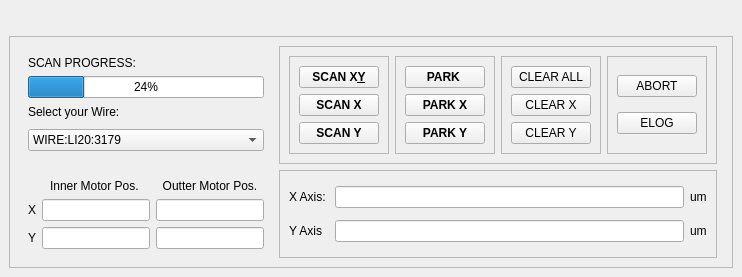
     <widget class="QWidget" name="SingleWire">
      <attribute name="title">
       <string>Single Wire </string>
      </attribute>
      <layout class="QVBoxLayout" name="singleWirePageLayout">
       <property name="spacing">
        <number>9</number>
       </property>
       <property name="leftMargin">
        <number>9</number>
       </property>
       <property name="topMargin">
        <number>9</number>
       </property>
       <property name="rightMargin">
        <number>9</number>
       </property>
       <property name="bottomMargin">
        <number>9</number>
       </property>
       <item>
        <widget class="QFrame" name="Plotframe">
         <property name="styleSheet">
          <string notr="true">QFrame {
    border: none;
    border-radius: 8px;
}</string>
         </property>
         <property name="frameShape">
          <enum>QFrame::StyledPanel</enum>
         </property>
         <property name="frameShadow">
          <enum>QFrame::Raised</enum>
         </property>
         <layout class="QVBoxLayout" name="singleWirePlotLayout">
          <property name="spacing">
           <number>9</number>
          </property>
          <property name="leftMargin">
           <number>9</number>
          </property>
          <property name="topMargin">
           <number>9</number>
          </property>
          <property name="rightMargin">
           <number>9</number>
          </property>
          <property name="bottomMargin">
           <number>9</number>
          </property>
          <item>
           <layout class="QHBoxLayout" name="singleWirePlotRow">
            <property name="spacing">
             <number>9</number>
            </property>
            <property name="leftMargin">
             <number>0</number>
            </property>
            <property name="topMargin">
             <number>0</number>
            </property>
            <property name="rightMargin">
             <number>0</number>
            </property>
            <property name="bottomMargin">
             <number>0</number>
            </property>
            <item>
             <widget class="QFrame" name="SingleWirePlot_X">
              <property name="styleSheet">
               <string notr="true">QFrame {
    border: none;
    border-radius: 8px;
}</string>
              </property>
              <property name="frameShape">
               <enum>QFrame::StyledPanel</enum>
              </property>
              <property name="frameShadow">
               <enum>QFrame::Raised</enum>
              </property>
             </widget>
            </item>
           </layout>
          </item>
         </layout>
        </widget>
       </item>
       <item>
        <widget class="QFrame" name="frame_3">
         <property name="minimumSize">
          <size>
           <width>0</width>
           <height>220</height>
          </size>
         </property>
         <property name="maximumSize">
          <size>
           <width>16777215</width>
           <height>300</height>
          </size>
         </property>
         <property name="frameShape">
          <enum>QFrame::StyledPanel</enum>
         </property>
         <property name="frameShadow">
          <enum>QFrame::Raised</enum>
         </property>
         <layout class="QGridLayout" name="gridLayout_5">
          <item row="2" column="1">
           <widget class="QFrame" name="frame">
            <property name="frameShape">
             <enum>QFrame::StyledPanel</enum>
            </property>
            <property name="frameShadow">
             <enum>QFrame::Raised</enum>
            </property>
            <layout class="QGridLayout" name="gridLayout_4">
             <item row="2" column="0">
              <widget class="QLabel" name="Y_label_size">
               <property name="text">
                <string>Y Axis </string>
               </property>
              </widget>
             </item>
             <item row="1" column="0">
              <widget class="QLabel" name="X_label_size">
               <property name="text">
                <string>X Axis: </string>
               </property>
              </widget>
             </item>
             <item row="1" column="2">
              <widget class="QLabel" name="xunit">
               <property name="text">
                <string>um</string>
               </property>
              </widget>
             </item>
             <item row="1" column="1">
              <widget class="QLineEdit" name="X_Size"/>
             </item>
             <item row="2" column="2">
              <widget class="QLabel" name="yunit">
               <property name="text">
                <string>um</string>
               </property>
              </widget>
             </item>
             <item row="2" column="1">
              <widget class="QLineEdit" name="Y_Size"/>
             </item>
            </layout>
           </widget>
          </item>
          <item row="2" column="0">
           <widget class="QFrame" name="MotorFrame">
            <property name="styleSheet">
             <string notr="true">QFrame {
    border: none;
    border-radius: 8px;
}</string>
            </property>
            <property name="frameShape">
             <enum>QFrame::StyledPanel</enum>
            </property>
            <property name="frameShadow">
             <enum>QFrame::Raised</enum>
            </property>
            <layout class="QGridLayout" name="gridLayout_3">
             <item row="1" column="1">
              <widget class="QLineEdit" name="InnerposX"/>
             </item>
             <item row="1" column="2">
              <widget class="QLineEdit" name="OutterposX"/>
             </item>
             <item row="1" column="0">
              <widget class="QLabel" name="X_label">
               <property name="text">
                <string>X</string>
               </property>
              </widget>
             </item>
             <item row="2" column="1">
              <widget class="QLineEdit" name="InnerposY"/>
             </item>
             <item row="2" column="2">
              <widget class="QLineEdit" name="OutterposY"/>
             </item>
             <item row="2" column="0">
              <widget class="QLabel" name="Y_label">
               <property name="text">
                <string>Y</string>
               </property>
              </widget>
             </item>
             <item row="0" column="2">
              <widget class="QLabel" name="Outter_Label">
               <property name="styleSheet">
                <string notr="true">QFrame#frame_7 {
    min-width: 400px;
    min-height: 300px;

    border: none;
}</string>
               </property>
               <property name="text">
                <string>Outter Motor Pos.</string>
               </property>
               <property name="alignment">
                <set>Qt::AlignCenter</set>
               </property>
              </widget>
             </item>
             <item row="0" column="1">
              <widget class="QLabel" name="Inner_Label">
               <property name="text">
                <string>Inner Motor Pos. </string>
               </property>
               <property name="alignment">
                <set>Qt::AlignCenter</set>
               </property>
              </widget>
             </item>
            </layout>
           </widget>
          </item>
          <item row="0" column="2" rowspan="3">
           <widget class="QFrame" name="ButtonsFrame">
            <property name="frameShape">
             <enum>QFrame::StyledPanel</enum>
            </property>
            <property name="frameShadow">
             <enum>QFrame::Raised</enum>
            </property>
            <widget class="QPushButton" name="ElogPush">
             <property name="geometry">
              <rect>
               <x>12</x>
               <y>2</y>
               <width>91</width>
               <height>141</height>
              </rect>
             </property>
             <property name="minimumSize">
              <size>
               <width>91</width>
               <height>36</height>
              </size>
             </property>
             <property name="font">
              <font>
               <weight>75</weight>
               <bold>true</bold>
              </font>
             </property>
             <property name="styleSheet">
              <string notr="true">QPushButton#l2XElogPush,
QPushButton#l2XAbortPush {
    min-width: 250px;
    max-width: 280px;
    min-height: 500px;
    max-height: 600px;
}
</string>
             </property>
             <property name="text">
              <string>ELOG -&gt;</string>
             </property>
            </widget>
            <widget class="QPushButton" name="AbortPush">
             <property name="geometry">
              <rect>
               <x>12</x>
               <y>152</y>
               <width>91</width>
               <height>121</height>
              </rect>
             </property>
             <property name="minimumSize">
              <size>
               <width>91</width>
               <height>36</height>
              </size>
             </property>
             <property name="maximumSize">
              <size>
               <width>91</width>
               <height>16777215</height>
              </size>
             </property>
             <property name="font">
              <font>
               <weight>75</weight>
               <bold>true</bold>
              </font>
             </property>
             <property name="styleSheet">
              <string notr="true">QFrame {
    border: none;
    border-radius: 8px;
minimumSize height = 100
maximumSize height = 100
}</string>
             </property>
             <property name="text">
              <string>Abort</string>
             </property>
            </widget>
           </widget>
          </item>
          <item row="0" column="1" rowspan="2">
           <widget class="QFrame" name="ScanFrame">
            <property name="frameShape">
             <enum>QFrame::StyledPanel</enum>
            </property>
            <property name="frameShadow">
             <enum>QFrame::Raised</enum>
            </property>
            <layout class="QHBoxLayout" name="horizontalLayout_2">
             <item>
              <widget class="QFrame" name="frame_4">
               <property name="frameShape">
                <enum>QFrame::StyledPanel</enum>
               </property>
               <property name="frameShadow">
                <enum>QFrame::Raised</enum>
               </property>
               <layout class="QVBoxLayout" name="verticalLayout">
                <item>
                 <widget class="QPushButton" name="ScanXYpush">
                  <property name="font">
                   <font>
                    <weight>75</weight>
                    <bold>true</bold>
                   </font>
                  </property>
                  <property name="text">
                   <string>SCAN X&amp;Y</string>
                  </property>
                  <property name="iconSize">
                   <size>
                    <width>16</width>
                    <height>25</height>
                   </size>
                  </property>
                 </widget>
                </item>
                <item>
                 <widget class="QPushButton" name="ScanXpush">
                  <property name="font">
                   <font>
                    <weight>75</weight>
                    <bold>true</bold>
                   </font>
                  </property>
                  <property name="text">
                   <string>SCAN X</string>
                  </property>
                  <property name="iconSize">
                   <size>
                    <width>16</width>
                    <height>25</height>
                   </size>
                  </property>
                 </widget>
                </item>
                <item>
                 <widget class="QPushButton" name="ScanYpush">
                  <property name="font">
                   <font>
                    <weight>75</weight>
                    <bold>true</bold>
                   </font>
                  </property>
                  <property name="text">
                   <string>SCAN Y</string>
                  </property>
                  <property name="iconSize">
                   <size>
                    <width>16</width>
                    <height>25</height>
                   </size>
                  </property>
                 </widget>
                </item>
               </layout>
              </widget>
             </item>
             <item>
              <widget class="QFrame" name="frame_5">
               <property name="frameShape">
                <enum>QFrame::StyledPanel</enum>
               </property>
               <property name="frameShadow">
                <enum>QFrame::Raised</enum>
               </property>
               <layout class="QVBoxLayout" name="verticalLayout_2">
                <item>
                 <widget class="QPushButton" name="ParkPush">
                  <property name="font">
                   <font>
                    <weight>75</weight>
                    <bold>true</bold>
                   </font>
                  </property>
                  <property name="text">
                   <string>PARK </string>
                  </property>
                 </widget>
                </item>
                <item>
                 <widget class="QPushButton" name="ParkXpush">
                  <property name="font">
                   <font>
                    <weight>75</weight>
                    <bold>true</bold>
                   </font>
                  </property>
                  <property name="text">
                   <string>PARK X</string>
                  </property>
                 </widget>
                </item>
                <item>
                 <widget class="QPushButton" name="ParkYpush">
                  <property name="font">
                   <font>
                    <weight>75</weight>
                    <bold>true</bold>
                   </font>
                  </property>
                  <property name="text">
                   <string>PARK Y</string>
                  </property>
                 </widget>
                </item>
               </layout>
              </widget>
             </item>
             <item>
              <widget class="QFrame" name="frame_8">
               <property name="frameShape">
                <enum>QFrame::StyledPanel</enum>
               </property>
               <property name="frameShadow">
                <enum>QFrame::Raised</enum>
               </property>
               <layout class="QVBoxLayout" name="verticalLayout_9">
                <item>
                 <widget class="QPushButton" name="ClearAll">
                  <property name="text">
                   <string>CLEAR ALL</string>
                  </property>
                 </widget>
                </item>
                <item>
                 <widget class="QPushButton" name="ClearX">
                  <property name="text">
                   <string>CLEAR X</string>
                  </property>
                 </widget>
                </item>
                <item>
                 <widget class="QPushButton" name="ClearY">
                  <property name="text">
                   <string>CLEAR Y</string>
                  </property>
                 </widget>
                </item>
               </layout>
              </widget>
             </item>
             <item>
              <widget class="QFrame" name="frame_9">
               <property name="frameShape">
                <enum>QFrame::StyledPanel</enum>
               </property>
               <property name="frameShadow">
                <enum>QFrame::Raised</enum>
               </property>
               <layout class="QVBoxLayout" name="verticalLayout_10">
                <item>
                 <widget class="QPushButton" name="AbortPush_2">
                  <property name="text">
                   <string>ABORT</string>
                  </property>
                 </widget>
                </item>
                <item>
                 <widget class="QPushButton" name="ELOG">
                  <property name="text">
                   <string>ELOG</string>
                  </property>
                 </widget>
                </item>
               </layout>
              </widget>
             </item>
            </layout>
           </widget>
          </item>
          <item row="0" column="0" rowspan="2">
           <widget class="QFrame" name="WireSelectFrame">
            <property name="styleSheet">
             <string notr="true">QFrame {
    border: none;
    border-radius: 8px;
}</string>
            </property>
            <property name="frameShape">
             <enum>QFrame::StyledPanel</enum>
            </property>
            <property name="frameShadow">
             <enum>QFrame::Raised</enum>
            </property>
            <layout class="QGridLayout" name="gridLayout">
             <item row="3" column="0" rowspan="2">
              <widget class="QComboBox" name="WireDropdown">
               <item>
                <property name="text">
                 <string>WIRE:LI20:3179</string>
                </property>
               </item>
              </widget>
             </item>
             <item row="1" column="0">
              <widget class="QProgressBar" name="progressBar_1">
               <property name="value">
                <number>24</number>
               </property>
              </widget>
             </item>
             <item row="2" column="0">
              <widget class="QLabel" name="label_4">
               <property name="text">
                <string>Select your Wire: </string>
               </property>
              </widget>
             </item>
             <item row="0" column="0">
              <widget class="QLabel" name="label_3">
               <property name="text">
                <string>SCAN PROGRESS:</string>
               </property>
              </widget>
             </item>
            </layout>
           </widget>
          </item>
         </layout>
        </widget>
       </item>
      </layout>
     </widget>
